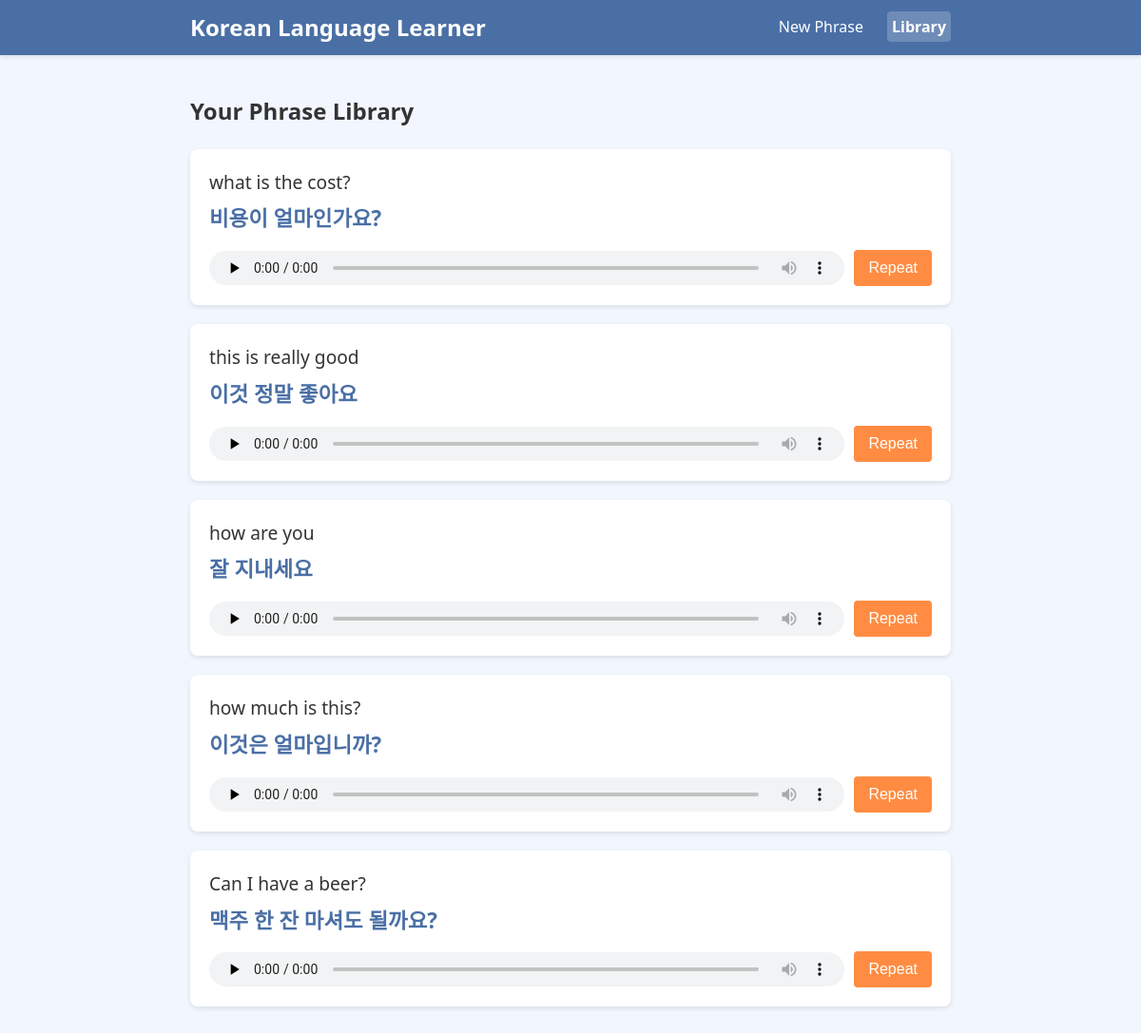
The page /library on the database its author committed.
### app/models.py (models this page shows, shortened)
class Phrase(db.Model):
    id = db.Column(db.Integer, primary_key=True)
    uuid = db.Column(db.String(36), unique=True, default=lambda: str(uuid.uuid4()))
    english_text = db.Column(db.String(500), nullable=False, index=True)
    korean_text = db.Column(db.String(500), nullable=False)
    audio_path = db.Column(db.String(200), nullable=False)
    created_at = db.Column(db.DateTime, default=datetime.utcnow, index=True)

### app/routes.py (the view)
@main.route("/library")
def library():
    page = request.args.get("page", 1, type=int)
    per_page = 10
    phrases = Phrase.query.order_by(Phrase.created_at.desc()).paginate(
        page=page, per_page=per_page, error_out=False
    )
    return render_template("library.html", phrases=phrases)

### app/templates/library.html (shortened to what this page needs)
{% extends "base.html" %} {% block title %} - Phrase Library{% endblock %} {%
block content %}
<div class="library">
  <h2>Your Phrase Library</h2>
  {% if phrases.items %}
  <div id="phrases-container">
    {% for phrase in phrases.items %}
    <div class="phrase-card" data-id="{{ phrase.id }}">
      <div class="phrase-english">{{ phrase.english_text }}</div>
      <div class="phrase-korean">{{ phrase.korean_text }}</div>
      <div class="audio-player">
        <audio src="{{ phrase.audio_path }}" controls preload="none"></audio>
        <button class="repeat-btn" aria-label="Repeat audio">Repeat</button>
      </div>
    </div>
    {% endfor %}
  </div>
  {% endif %}
</div>
{% endblock %}

### app/templates/base.html (shortened to what this page needs)
<!DOCTYPE html>
<html lang="en">
  <head>
    <link
      rel="stylesheet"
      href="{{ url_for('static', filename='css/style.css') }}"
    />
  </head>
  <body>
    <nav aria-label="Main navigation">
      <div class="nav-container">
        <h1>Korean Language Learner</h1>
        <ul>
          <li>
            <a
              href="{{ url_for('main.index') }}"
              aria-current="{{ 'page' if request.path == url_for('main.index') else 'false' }}"
              >New Phrase</a
            >
          </li>
          <li>
            <a
              href="{{ url_for('main.library') }}"
              aria-current="{{ 'page' if request.path == url_for('main.library') else 'false' }}"
              >Library</a
            >
          </li>
        </ul>
      </div>
    </nav>
    <main class="container" id="main-content">
      {% block content %}{% endblock %}
    </main>
  </body>
</html>

### app/static/css/style.css (style rules this page uses)
:root { --primary: #4a6fa5; --accent: #ff8c42; --light: #f2f7ff; --dark: #333; --grey: #eee; --error: #d9534f; }
body { font-family: "Segoe UI", Tahoma, Geneva, Verdana, sans-serif; margin: 0; padding: 0; background-color: var(--light); color: var(--dark); line-height: 1.6; }
.container { max-width: 800px; margin: 0 auto; padding: 20px; }
nav { background-color: var(--primary); color: white; box-shadow: 0 2px 4px rgba(0, 0, 0, 0.1); }
.nav-container { display: flex; justify-content: space-between; align-items: center; max-width: 800px; margin: 0 auto; padding: 10px 20px; }
nav h1 { margin: 0; font-size: 1.5rem; }
nav ul { display: flex; list-style: none; margin: 0; padding: 0; }
nav li { margin-left: 20px; }
nav a { color: white; text-decoration: none; padding: 5px; border-radius: 4px; }
nav a[aria-current="page"] { font-weight: bold; background-color: rgba(255, 255, 255, 0.2); }
.phrase-card { background: white; border-radius: 8px; padding: 20px; margin-bottom: 20px; box-shadow: 0 2px 5px rgba(0, 0, 0, 0.1); transition: transform 0.2s, box-shadow 0.2s; }
.phrase-english { font-size: 1.2rem; margin-bottom: 5px; }
.phrase-korean { font-size: 1.4rem; font-weight: bold; margin-bottom: 15px; color: var(--primary); }
button { background-color: var(--primary); color: white; border: none; padding: 10px 15px; border-radius: 4px; cursor: pointer; font-size: 1rem; transition: background-color 0.2s; }
.repeat-btn { background-color: var(--accent); margin-left: 10px; }
.audio-player { display: flex; align-items: center; margin-top: 10px; }
audio { flex: 1; height: 36px; }

### rows shown on the page
Phrase: english_text "what is the cost?", korean_text "비용이 얼마인가요?"
Phrase: english_text "this is really good", korean_text "이것 정말 좋아요"
Phrase: english_text "how are you", korean_text "잘 지내세요"
Phrase: english_text "how much is this?", korean_text "이것은 얼마입니까?"
Phrase: english_text "Can I have a beer?", korean_text "맥주 한 잔 마셔도 될까요?"
